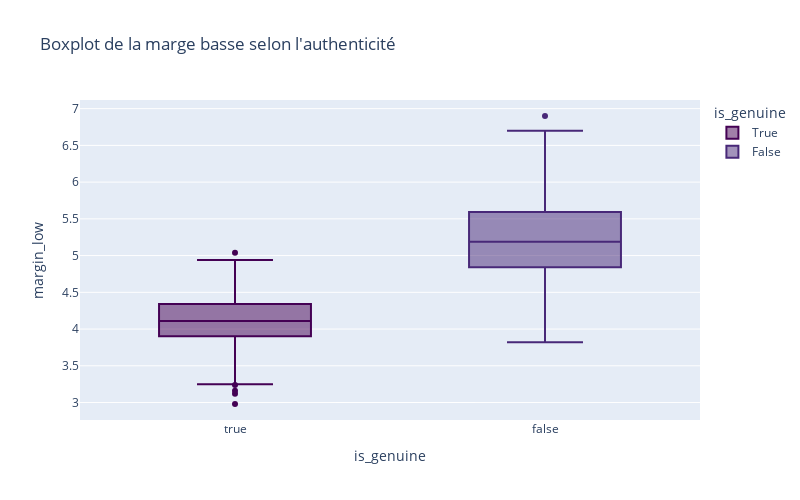

The notebook cell this image was saved under:
### Code cell
import plotly.express as px
fig = px.box(df, x = 'is_genuine', y ='margin_low', color = 'is_genuine', color_discrete_sequence= px.colors.sequential.Viridis, title='Boxplot de la marge basse selon l\'authenticité')
fig.update_layout(width=800, height= 500)
fig.show()

### Figure 1 — Plotly figure (JSON) as saved in the notebook; plotly's stock layout.template omitted (floating-point values rounded to 4 significant figures; data arrays with more than 128 entries replaced by an {"elided": "..."} marker saying what was removed)
{"data": [{"alignmentgroup": "True", "hovertemplate": "is_genuine=%{x}<br>margin_low=%{y}<extra></extra>", "legendgroup": "True", "marker": {"color": "#440154"}, "name": "True", "notched": false, "offsetgroup": "True", "orientation": "v", "showlegend": true, "type": "box", "x": {"elided": "1000 bool values"}, "x0": " ", "xaxis": "x", "y": {"elided": "1000 float values"}, "y0": " ", "yaxis": "y"}, {"alignmentgroup": "True", "hovertemplate": "is_genuine=%{x}<br>margin_low=%{y}<extra></extra>", "legendgroup": "False", "marker": {"color": "#482878"}, "name": "False", "notched": false, "offsetgroup": "False", "orientation": "v", "showlegend": true, "type": "box", "x": {"elided": "500 bool values"}, "x0": " ", "xaxis": "x", "y": {"elided": "500 float values"}, "y0": " ", "yaxis": "y"}], "layout": {"boxmode": "overlay", "height": 500, "legend": {"title": {"text": "is_genuine"}, "tracegroupgap": 0}, "title": {"text": "Boxplot de la marge basse selon l'authenticité"}, "width": 800, "xaxis": {"anchor": "y", "autorange": true, "categoryarray": [true, false], "categoryorder": "array", "domain": [0, 1], "range": [-0.5, 1.5], "title": {"text": "is_genuine"}, "type": "category"}, "yaxis": {"anchor": "x", "autorange": true, "domain": [0, 1], "range": [2.762, 7.118], "title": {"text": "margin_low"}, "type": "linear"}}}
